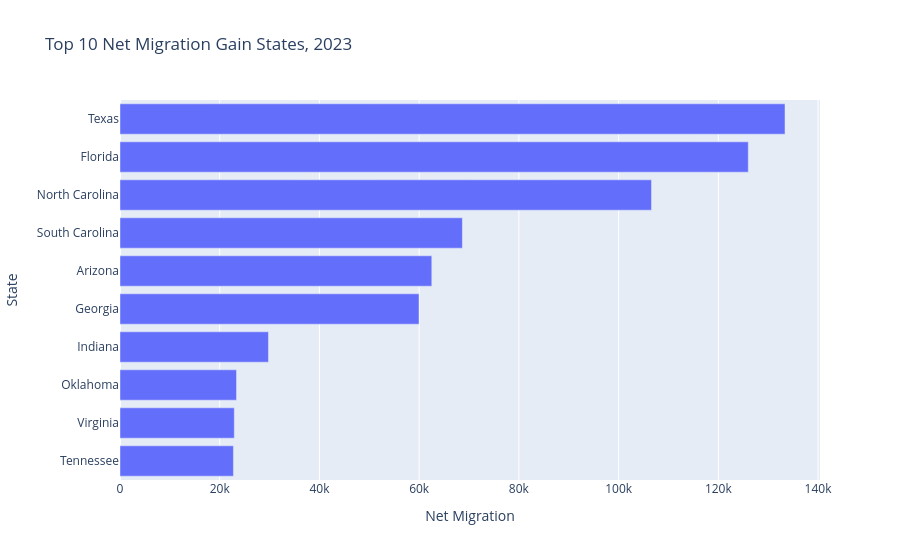

The code cell stored with this chart in its notebook:
### Code cell
fig = px.bar(
    top_gain,
    x="net_migration",
    y="destination",
    orientation="h",
    title="Top 10 Net Migration Gain States, 2023",
    labels={"net_migration": "Net Migration", "destination": "State"}
)

fig.update_layout(yaxis={"categoryorder": "total ascending"})
fig.show()

### Figure 1 — Plotly figure (JSON) as saved in the notebook; plotly's stock layout.template omitted (floating-point values rounded to 4 significant figures)
{"data": [{"alignmentgroup": "True", "hovertemplate": "Net Migration=%{x}<br>State=%{y}<extra></extra>", "legendgroup": "", "marker": {"color": "#636efa", "pattern": {"shape": ""}}, "name": "", "offsetgroup": "", "orientation": "h", "showlegend": false, "textposition": "auto", "type": "bar", "x": [133372, 126008, 106592, 68667, 62533, 59968, 29773, 23370, 22921, 22749], "xaxis": "x", "y": ["Texas", "Florida", "North Carolina", "South Carolina", "Arizona", "Georgia", "Indiana", "Oklahoma", "Virginia", "Tennessee"], "yaxis": "y"}], "layout": {"barmode": "relative", "legend": {"tracegroupgap": 0}, "title": {"text": "Top 10 Net Migration Gain States, 2023"}, "xaxis": {"anchor": "y", "domain": [0, 1], "title": {"text": "Net Migration"}}, "yaxis": {"anchor": "x", "categoryorder": "total ascending", "domain": [0, 1], "title": {"text": "State"}}}}
